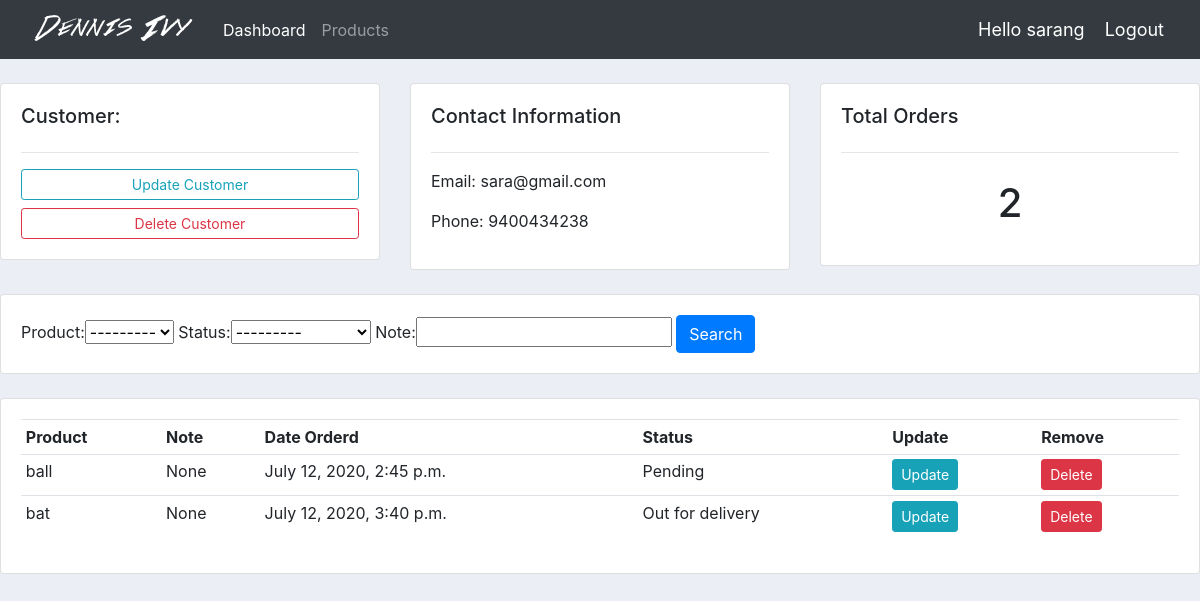
The app's page /customer/1/ (signed in) with its own data.
### accounts/models.py (models this page shows, shortened)
class coustomer(models.Model):
    name = models.CharField(max_length=100)
    phone = models.CharField(max_length=100, null=True)
    email = models.EmailField(max_length=15, null=True)
    date_created = models.DateTimeField(auto_now_add=True)

class Order(models.Model):
    STATUS = (
        ('Pending', 'Pending'),
        ('Out for delivery', 'Out for delivery'),
        ('Delivered', 'Delivered'),
    )
    customer = models.ForeignKey(coustomer, null=True, on_delete=models.SET_NULL)
    product = models.ForeignKey(Product, on_delete=models.SET_NULL, null=True)
    date_created = models.DateTimeField(auto_now_add=True, null=True)
    status = models.CharField(max_length=200, null=True, choices=STATUS)
    note = models.CharField(max_length=100,null=True,blank=True)

class Product(models.Model):
    CATEGORY = (
        ('Indoor', 'Indoor'),
        ('Out Door', 'Out Door'),
    )
    name = models.CharField(max_length=200, null=True)
    price = models.FloatField(null=True)
    category = models.CharField(max_length=200, null=True, choices=CATEGORY)
    description = models.CharField(max_length=200, null=True,blank=True)
    date_created = models.DateTimeField(auto_now_add=True, null=True)
    tags = models.ManyToManyField(Tags)
    def __str__(self):
        return self.name

### accounts/views.py (the view)
# urls.py: path('customer/<int:pk>/', views.Customer, name="customer"),
@login_required(login_url="login")
def Customer(request, pk):
    customer = coustomer.objects.get(id=pk)
    orders = customer.order_set.all()  # quering customer child fields from the model
    order_count = orders.count()
    myFilter = OrderFilter(request.GET, queryset=orders)
    orders = myFilter.qs
    context = {
        'customer': customer,
        'orders': orders,
        'order_count': order_count,
        'myFilter': myFilter,
    }
    return render(request, 'accounts/customer.html', context)

### accounts/templates/accounts/customer.html
{%  extends 'accounts/main.html' %}
{% block content %}
	<br>
<div class="row">
	<div class="col-md">
		<div class="card card-body">
			<h5>Customer:</h5>
			<hr>
			<a class="btn btn-outline-info  btn-sm btn-block" href="">Update Customer</a>
			<a class="btn btn-outline-danger  btn-sm btn-block" href="">Delete Customer</a>
		</div>
	</div>
	<div class="col-md">
		<div class="card card-body">
			<h5>Contact Information</h5>
			<hr>
			<p>Email: {{customer.email}}</p>
			<p>Phone: {{customer.phone}}</p>
		</div>
	</div>
	<div class="col-md">
		<div class="card card-body">
			<h5>Total Orders</h5>
			<hr>
			<h1 style="text-align: center;padding: 10px">{{order_count}}</h1>
		</div>
	</div>
</div>
<br>
<div class="row">
	<div class="col">
		<div class="card card-body">
			<form method="get">
				{{myFilter.form}}
		    <button class="btn btn-primary" type="submit">Search</button>
		  </form>
		</div>
	</div>
</div>
<br>
<div class="row">
	<div class="col-md">
		<div class="card card-body">
			<table class="table table-sm">
				<tr>
					<th>Product</th>
					<th>Note</th>
					<th>Date Orderd</th>
					<th>Status</th>
					<th>Update</th>
					<th>Remove</th>
				</tr>
				{% for order  in orders %}
				<tr>
				<td>{{order.product}}</td>
				<td>{{order.note}}</td>
				<td>{{order.date_created}}</td>
				<td>{{order.status}}</td>
				<td><a href="{% url 'update_order' order.id %}" class="btn btn-sm btn-info">Update</a></td>
				<td><a href="{% url 'delete' order.id %}" class="btn btn-sm btn-danger">Delete</a></td>
				{% endfor %}
			</table>
		</div>
	</div>
</div>
{% endblock %}

### accounts/templates/accounts/main.html (shortened to what this page needs)
{% load static %}
<!DOCTYPE html>
<html lang="en">
<head>
    <link rel="stylesheet" href="https://stackpath.bootstrapcdn.com/bootstrap/4.5.0/css/bootstrap.min.css"
>
    <link rel="stylesheet" type="text/css" href="{% static '/css/main.css' %}">
</head>
<body>
    {% include "accounts/navbar.html" %}
    {% block content %}
    {% endblock  %}
</body>
</html>

### accounts/templates/accounts/navbar.html (shortened to what this page needs)
{% load static %}
<nav class="navbar navbar-expand-lg navbar-dark bg-dark">
    <img src="{% static 'images/logo.png' %}">
    <div class="collapse navbar-collapse" id="navbarNav">
        <ul class="navbar-nav">
            <li class="nav-item active">
                <a class="nav-link" href="{% url 'home' %}">Dashboard</a>
            </li>
            <li class="nav-item">
                <a class="nav-link" href="{% url 'products' %}">Products</a>
            </li>
        </ul>
    </div>
    <span class="msg"> Hello {{request.user}}</span>
    <a href="{% url 'logout' %}" class="msg">Logout</a>
</nav>

### static/css/main.css (style rules this page uses)
body { background-color: #ebeff5; }

### accounts/templates/accounts/navbar.html (style rules this page uses)
.msg { color :#fff; margin-right:20px; font-size:18px; }

### records on screen
coustomer: email "sara@gmail.com", phone "9400434238"
Order: product "ball", note "None", date_created "July 12, 2020, 2:45 p.m.", status "Pending"
Order: product "bat", note "None", date_created "July 12, 2020, 3:40 p.m.", status "Out for delivery"

### other values on screen
{{ request.user }} "sarang"
{{ order_count }} "2"
